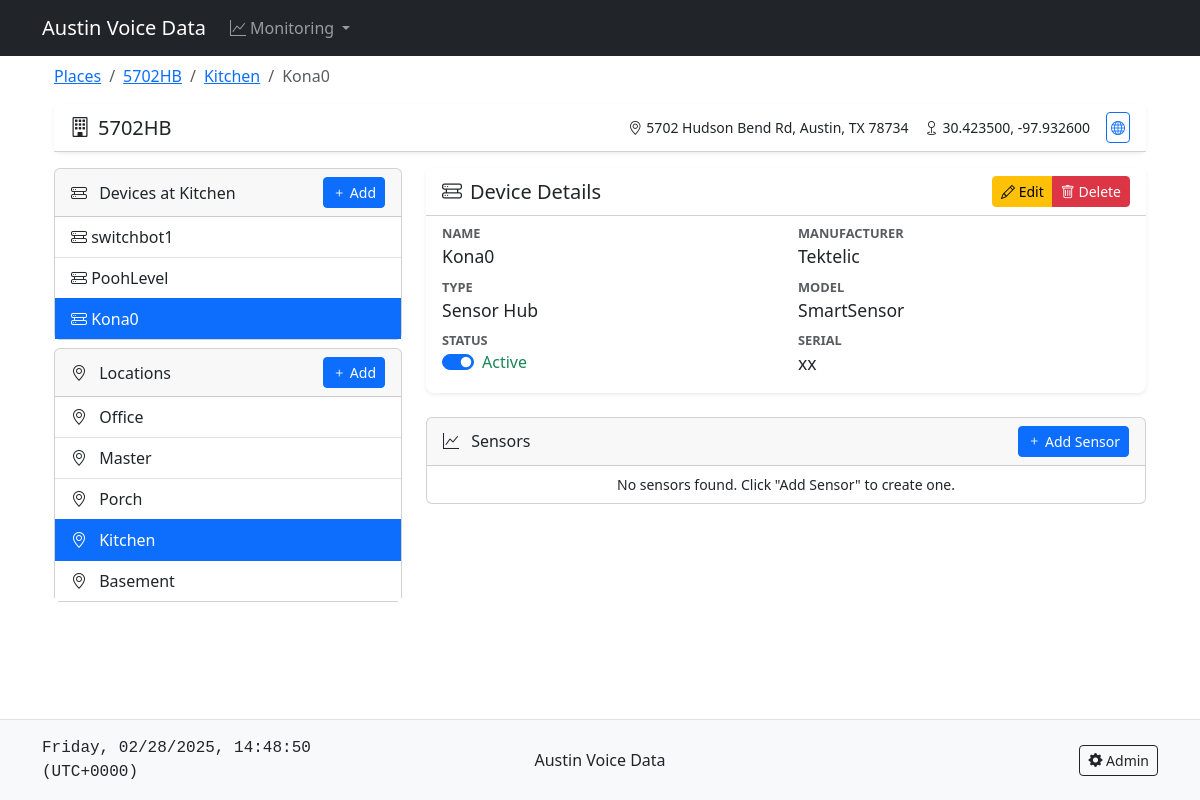
/5702hb/location/5/device/10/, run on the app's committed database.
### sensors/models.py (models this page shows, shortened)
class Device(models.Model):
    name = models.CharField(max_length=100)
    location = models.ForeignKey(Location, on_delete=models.CASCADE, related_name='devices')
    device_type = models.ForeignKey(
        DeviceType,
        on_delete=models.SET_NULL,
        related_name='devices',
        null=True
    )
    model = models.CharField(max_length=50, blank=True, help_text="Device model number or name")
    manufacturer = models.CharField(max_length=50, blank=True, help_text="Device manufacturer")
    serial_number = models.CharField(max_length=50, null=True, blank=True)
    is_active = models.BooleanField(
        default=True,
        help_text="Inactive devices will be hidden by default"
    )
    created_at = models.DateTimeField(auto_now_add=True)
    updated_at = models.DateTimeField(auto_now=True)
    class Meta:
        verbose_name_plural = '4. Devices'

class Location(models.Model):
    name = models.CharField(max_length=100)
    place = models.ForeignKey(Place, on_delete=models.CASCADE, related_name='locations')
    x_coord = models.DecimalField(max_digits=5, decimal_places=2, null=True, blank=True)
    y_coord = models.DecimalField(max_digits=5, decimal_places=2, null=True, blank=True)
    is_active = models.BooleanField(
        default=True,
        help_text="Inactive locations will be hidden by default"
    )
    created_at = models.DateTimeField(auto_now_add=True)
    updated_at = models.DateTimeField(auto_now=True)
    class Meta:
        verbose_name_plural = '2. Locations'

class Place(models.Model):
    name = models.CharField(max_length=100)
    slug = models.SlugField(unique=True, null=True, blank=True)
    address = models.TextField()
    latitude = models.DecimalField(max_digits=9, decimal_places=6)
    longitude = models.DecimalField(max_digits=9, decimal_places=6)
    is_active = models.BooleanField(default=True)
    site_plan = models.ImageField(
        upload_to='site_plans/',
        null=True,
        blank=True,
        validators=[
            FileExtensionValidator(['jpg', 'jpeg', 'png']),
            validate_image_size
        ],
        help_text="Upload a site plan image (JPG/PNG, minimum 1024x768, max 5MB)"
    )
    site_plan_scale = models.FloatField(default=1.0)
    site_plan_x = models.FloatField(default=0)
    site_plan_y = models.FloatField(default=0)
    created_at = models.DateTimeField(auto_now_add=True)
    updated_at = models.DateTimeField(auto_now=True)
    class Meta:
        verbose_name_plural = '1. Places'

class DeviceType(models.Model):
    name = models.CharField(max_length=50, unique=True)
    description = models.TextField(blank=True)
    icon = models.CharField(
        max_length=50,
        default='bi-hdd',
        help_text="Bootstrap icon class (e.g., bi-hdd, bi-router)"
    )
    is_active = models.BooleanField(default=True)
    created_at = models.DateTimeField(auto_now_add=True)
    updated_at = models.DateTimeField(auto_now=True)
    class Meta:
        verbose_name_plural = '3. Device Types'
        ordering = ['name']

### sensors/views.py (the view)
# urls.py: path('<slug:place_slug>/location/<int:location_pk>/device/<int:pk>/', views.DeviceDetailView.as_view(), name='device_detail'),
class DeviceDetailView(DetailView):
    model = Device
    context_object_name = 'device'
    template_name = 'sensors/device_detail.html'
    def get_context_data(self, **kwargs: Any) -> Dict[str, Any]:
        context = super().get_context_data(**kwargs)
        sensors = self.object.sensors.all()
        context.update({
            'total_sensors': sensors.count(),
            'active_sensors': sensors.filter(is_active=True).count(),
            'sensors': sensors,  # Pass all sensors to template
        })
        return context

### sensors/templates/sensors/device_detail.html (shortened to what this page needs)
{% extends "sensors/base.html" %}
{% load static %}
{% load widget_tweaks %}
{% block content %}
<div class="container-fluid">
    <nav aria-label="breadcrumb">
        <ol class="breadcrumb">
            <li class="breadcrumb-item"><a href="{% url 'sensors:place_list' %}">Places</a></li>
            <li class="breadcrumb-item"><a href="{% url 'sensors:place_detail' slug=device.location.place.slug %}">{{ device.location.place.name }}</a></li>
            <li class="breadcrumb-item"><a href="{% url 'sensors:location_detail' place_slug=device.location.place.slug pk=device.location.pk %}">{{ device.location.name }}</a></li>
            <li class="breadcrumb-item active" aria-current="page">{{ device.name }}</li>
        </ol>
    </nav>
    {% include 'sensors/includes/place_title_card.html' with place=device.location.place %}
    <div class="row">
        <div class="col-md-4">
            <div class="card mb-2">
                <div class="card-header d-flex justify-content-between align-items-center">
                    <div>
                        <i class="bi bi-hdd-rack"></i>
                        <span class="ms-2">Devices at {{ device.location.name }}</span>
                    </div>
                    <a href="{% url 'sensors:device_create' place_slug=device.location.place.slug location_pk=device.location.pk %}" class="btn btn-primary btn-sm">
                        <i class="bi bi-plus"></i> Add
                    </a>
                </div>
                <div class="card-body p-0">
                    <div class="list-group list-group-flush">
                        {% for dev in device.location.devices.all %}
                        <a href="{% url 'sensors:device_detail' place_slug=device.location.place.slug location_pk=device.location.pk pk=dev.pk %}"
                           class="list-group-item list-group-item-action d-flex justify-content-between align-items-center
                                  {% if dev == device %}active{% endif %}">
                            <div>
                                <i class="bi bi-hdd-rack m-0"></i>
                                {{ dev.name }}
                            </div>
                        </a>
                        {% endfor %}
                    </div>
                </div>
            </div>
            <div class="card mb-3">
                <div class="card-header d-flex justify-content-between align-items-center">
                    <div>
                        <i class="bi bi-geo-alt"></i>
                        <span class="ms-2">Locations</span>
                    </div>
                    <a href="{% url 'sensors:location_create' place_slug=device.location.place.slug %}" class="btn btn-primary btn-sm">
                        <i class="bi bi-plus"></i> Add
                    </a>
                </div>
                <div class="card-body p-0">
                    <div class="list-group list-group-flush">
                        {% for location in device.location.place.locations.all %}
                        <a href="{% url 'sensors:location_detail' place_slug=device.location.place.slug pk=location.pk %}"
                           class="list-group-item list-group-item-action d-flex justify-content-between align-items-center
                                  {% if location == device.location %}active{% endif %}">
                            <div>
                                <i class="bi bi-geo-alt me-2"></i>
                                {{ location.name }}
                            </div>
                        </a>
                        {% endfor %}
                    </div>
                </div>
            </div>
        </div>
        <div class="col-md-8">
            {% include 'sensors/includes/device_details_card.html' with device=device %}
            {% include 'sensors/includes/sensor_list_card.html' with device=device sensors=sensors %}
        </div>
    </div>
</div>
{% endblock %}

### sensors/templates/sensors/includes/place_title_card.html (shortened to what this page needs)
{% load widget_tweaks %}
<div class="card rounded-3 shadow-sm border-0 mb-3">
    <div class="card-header bg-white py-2">
        <div class="d-flex justify-content-between align-items-center">
            <h5 class="card-title mb-0">
                <i class="bi bi-building me-2"></i>{{ place.name }}
            </h5>
            <div class="d-flex align-items-center gap-3 small">
                <span>
                    <i class="bi bi-geo-alt me-1"></i>{{ place.address }}
                </span>
                <span>
                    <i class="bi bi-geo me-1"></i>{{ place.latitude }}, {{ place.longitude }}
                </span>
                <a href="https://www.google.com/maps?q={{ place.latitude }},{{ place.longitude }}"
                   onclick="window.open(this.href, 'googleMaps', 'width=800,height=600'); return false;"
                   class="btn btn-outline-primary btn-sm p-1"
                   title="Open in Google Maps">
                    <i class="bi bi-globe"></i>
                </a>
            </div>
        </div>
    </div>
</div>

### sensors/templates/sensors/includes/device_details_card.html (shortened to what this page needs)
{% load widget_tweaks %}
<div class="card rounded-3 shadow-sm border-0 mb-4 {% if not device.is_active %}opacity-75{% endif %}" id="deviceCard_{{ device.pk }}">
    <div class="card-header bg-white py-2 d-flex justify-content-between align-items-center">
        <h5 class="card-title mb-0">
            <i class="bi bi-hdd-rack me-2"></i>Device Details
        </h5>
        <div class="btn-group" role="group" aria-label="Device Actions">
            <a href="{% url 'sensors:device_update' place_slug=device.location.place.slug location_pk=device.location.pk pk=device.pk %}"
               class="btn btn-warning btn-sm">
                <i class="bi bi-pencil"></i> Edit
            </a>
            <a href="{% url 'sensors:device_delete' place_slug=device.location.place.slug location_pk=device.location.pk pk=device.pk %}"
               class="btn btn-danger btn-sm">
                <i class="bi bi-trash"></i> Delete
            </a>
        </div>
    </div>
    <div class="card-body py-2">
        <div class="row mb-0">
            <div class="col-sm-6">
                <dl class="row mb-0">
                    <dt class="col-12 text-body-secondary small text-uppercase" style="font-size: 0.8rem; color: #6c757d;">Name</dt>
                    <dd class="col-12" style="font-size: 1.1rem; {% if not device.is_active %}text-muted{% else %}color: #212529{% endif %}">{{ device.name }}</dd>
                    <dt class="col-12 text-body-secondary small text-uppercase" style="font-size: 0.8rem; color: #6c757d;">Type</dt>
                    <dd class="col-12" style="font-size: 1.1rem; {% if not device.is_active %}text-muted{% else %}color: #212529{% endif %}">{{ device.device_type.name }}</dd>
                    <dt class="col-12 text-body-secondary small text-uppercase" style="font-size: 0.8rem; color: #6c757d;">Status</dt>
                    <dd class="col-12">
                        <div class="form-check form-switch">
                            <input class="form-check-input device-status-toggle"
                                   type="checkbox"
                                   id="deviceStatus_{{ device.pk }}"
                                   data-device-id="{{ device.pk }}"
                                   data-location-id="{{ device.location.pk }}"
                                   data-place-slug="{{ device.location.place.slug }}"
                                   {% if device.is_active %}checked{% endif %}
                                   {% if not device.location.is_active %}disabled{% endif %}>
                            <label class="form-check-label status-label {% if device.is_active %}text-success{% else %}text-danger{% endif %}"
                                   for="deviceStatus_{{ device.pk }}"
                                   id="deviceStatusLabel_{{ device.pk }}">
                                {% if device.is_active %}Active{% else %}inactive{% endif %}
                            </label>
                        </div>
                    </dd>
                </dl>
            </div>
            <div class="col-sm-6">
                <dl class="row mb-0">
                    {% if device.manufacturer %}
                    <dt class="col-12 text-body-secondary small text-uppercase" style="font-size: 0.8rem; color: #6c757d;">Manufacturer</dt>
                    <dd class="col-12" style="font-size: 1.1rem; {% if not device.is_active %}text-muted{% else %}color: #212529{% endif %}">{{ device.manufacturer }}</dd>
                    {% endif %}
                    {% if device.model %}
                    <dt class="col-12 text-body-secondary small text-uppercase" style="font-size: 0.8rem; color: #6c757d;">Model</dt>
                    <dd class="col-12" style="font-size: 1.1rem; {% if not device.is_active %}text-muted{% else %}color: #212529{% endif %}">{{ device.model }}</dd>
                    {% endif %}
                    {% if device.serial_number %}
                    <dt class="col-12 text-body-secondary small text-uppercase" style="font-size: 0.8rem; color: #6c757d;">Serial</dt>
                    <dd class="col-12" style="font-size: 1.1rem; {% if not device.is_active %}text-muted{% else %}color: #212529{% endif %}">{{ device.serial_number }}</dd>
                    {% endif %}
                </dl>
            </div>
        </div>
    </div>
</div>

### sensors/templates/sensors/base.html (style rules this page uses)
html, body { height: 100%; }
body { display: flex; flex-direction: column; min-height: 100vh; }

### data on the page
Device: location.place.name "5702HB", location.name "Kitchen", name "Kona0", device_type.name "Sensor Hub", location_id "☑", manufacturer "Tektelic", model "SmartSensor", serial_number "xx"
Place: name "5702HB", address "5702 Hudson Bend Rd, Austin, TX 78734", latitude "30.423500", longitude "-97.932600"
Device: name "switchbot1"
Device: name "PoohLevel"
Location: name "Office"
Location: name "Master"
Location: name "Porch"
Location: name "Kitchen"
Location: name "Basement"
